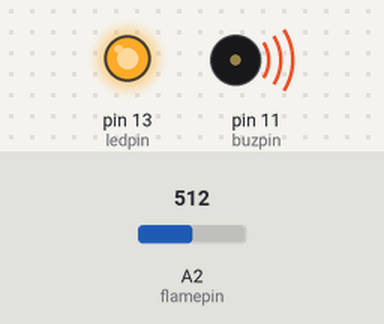
Simulated run of this sketch. Board: Arduino Uno, built with avr-gcc and run on an emulated ATmega328P. Parts: output pins drawn as LEDs (lit = HIGH), buzzer (waves = sounding). Inputs (shaded band) come from the test bench; at power-on: A2 (flamepin) = 512.

Above: at 0.1 s.
Timing chart, 0 to 1.6 s (numbered marks = the images above):
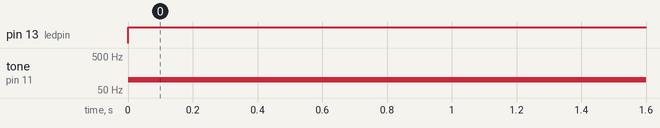

The sketch:

fire_alarm_sketch_jan01a.ino
```cpp
const int ledpin=13;
const int flamepin=A2;
const int buzpin=11;
const int threshold=200;
int flamesensvalue=0;
void setup() {
  Serial.begin(9600);
pinMode(ledpin,OUTPUT);
pinMode(flamepin,INPUT);
pinMode(buzpin,OUTPUT);
}
void loop() {
flamesensvalue=analogRead(flamepin);
  if (flamesensvalue=threshold) {
    digitalWrite(ledpin,HIGH);
     tone(buzpin,100);
 delay(1000);
   }
  else{
    digitalWrite(ledpin,LOW);
  noTone(buzpin);
    }
}
```

Measured:
- by itself, pin 13 (ledpin): LOW → HIGH at 0.00 s
- by itself, tone on pin 11 (buzpin): silent → 100 Hz at 0.00 s
